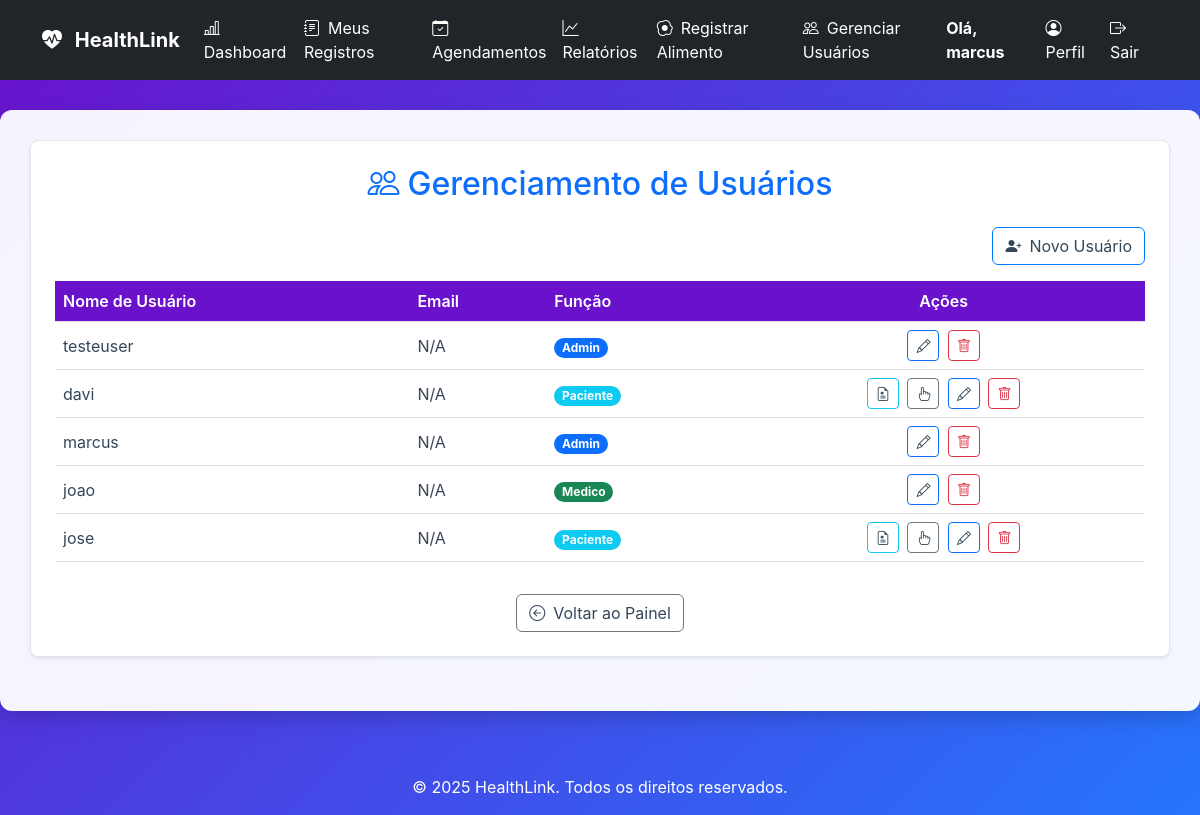
Page /gerenciar_usuarios (signed in) on the committed database.
### tables this page shows
CREATE TABLE users (
                    id INTEGER PRIMARY KEY,
                    username TEXT UNIQUE NOT NULL,
                    password_hash TEXT NOT NULL,
                    role TEXT NOT NULL DEFAULT 'paciente',
                    email TEXT,
                    nome TEXT,
                    razao_ic REAL,
                    fator_sensibilidade REAL,
                    data_nascimento TEXT,
                    sexo TEXT
                , nome_completo TEXT, telefone TEXT, medico_id INTEGER, meta_glicemia INTEGER, documento TEXT, crm TEXT, especialidade TEXT, cns TEXT);

### app.py (the view)
@app.route('/gerenciar_usuarios')
@login_required
def gerenciar_usuarios():
    if not (current_user.is_admin or current_user.role == 'secretario'):
        flash('Acesso não autorizado.', 'danger')
        return redirect(url_for('dashboard'))
    usuarios = db_manager.carregar_todos_os_usuarios()
    return render_template('gerenciar_usuarios.html', usuarios=usuarios)

### app.py (called while the page is built)
@login_manager.user_loader
def load_user(user_id):
    if db_manager:
        user_data = db_manager.carregar_usuario_por_id(int(user_id))
        if user_data:
            return User(
                id=user_data.get('id'),
                username=user_data.get('username'),
                password_hash=user_data.get('password_hash'),
                role=user_data.get('role', 'user').lower(),
                email=user_data.get('email'),
                razao_ic=user_data.get('razao_ic', 1.0),
                fator_sensibilidade=user_data.get('fator_sensibilidade', 1.0),
                data_nascimento=user_data.get('data_nascimento'),
                sexo=user_data.get('sexo')
            )
    return None

@app.context_processor
def inject_now():
    return {'now': datetime.now}

    @property
    def is_admin(self):
        return self.role == 'admin'

    @property
    def is_paciente(self):
        return self.role == 'paciente' or self.role == 'user' # Mantendo 'user' por compatibilidade

### database_manager.py (called while the page is built)
    def get_db_connection(self):
        conn = sqlite3.connect(self.db_path)
        conn.row_factory = sqlite3.Row
        return conn

    def carregar_usuario_por_id(self, user_id):
        conn = self.get_db_connection()
        user_data = conn.execute(
            "SELECT id, username, role, email, nome_completo, razao_ic, fator_sensibilidade, data_nascimento, sexo, telefone, medico_id FROM users WHERE id = ?",
            (user_id,)
        ).fetchone()
        conn.close()
        return dict(user_data) if user_data else None

    def carregar_todos_os_usuarios(self, perfil=None):
        conn = self.get_db_connection()
        cursor = conn.cursor()
        query = "SELECT id, username, role FROM users"
        params = ()
        if perfil:
            query += " WHERE role = ?" # Corrigi para 'role' ao invés de 'perfil'
            params = (perfil,)
        cursor.execute(query, params)
        usuarios = cursor.fetchall()
        conn.close()
        return [{'id': row['id'], 'username': row['username'], 'role': row['role']} for row in usuarios]

### templates/gerenciar_usuarios.html (shortened to what this page needs)
{% extends 'base.html' %}
{% block content %}
<div class="card p-4 shadow-sm mb-4">
    <h2 class="mb-4 text-center text-primary">
        <i class="bi bi-people me-2"></i>Gerenciamento de Usuários
    </h2>
    <div class="d-flex justify-content-end mb-3">
        <a href="{{ url_for('cadastro') }}" class="btn btn-primary">
            <i class="bi bi-person-plus-fill me-2"></i>Novo Usuário
        </a>
    </div>
    <div class="table-responsive">
        <table class="table table-hover align-middle">
            <thead>
                <tr>
                    <th>Nome de Usuário</th>
                    <th>Email</th>
                    <th>Função</th>
                    <th class="text-center">Ações</th>
                </tr>
            </thead>
            <tbody>
                {% for usuario in usuarios %}
                <tr>
                    <td>{{ usuario['username'] }}</td>
                    <td>{{ usuario.get('email', 'N/A') }}</td>
                    <td>
                        {% set role = usuario.get('role', 'padrão') %}
                        <span class="badge rounded-pill bg-{{
                            'success' if role == 'medico' else
                            'primary' if role == 'admin' else
                            'info' if role == 'paciente' or role == 'user' else
                            'warning text-dark' if role == 'cuidador' else
                            'secondary'
                        }}">
                            {{ role|capitalize }}
                        </span>
                    </td>
                    <td class="text-center actions-column">
                        {% if usuario.get('role') == 'user' or usuario.get('role') == 'paciente' %}
                        <a href="{{ url_for('ficha_acompanhamento', paciente_id=usuario['id']) }}"
                            class="btn btn-sm btn-outline-info me-1" title="Ficha Clínica">
                            <i class="bi bi-file-earmark-medical"></i>
                        </a>
                        <a href="{{ url_for('vincular_cuidador', username=usuario['username']) }}"
                            class="btn btn-sm btn-outline-secondary me-1" title="Vincular Cuidador">
                            <i class="bi bi-hand-index"></i>
                        </a>
                        {% endif %}
                        <a href="{{ url_for('editar_usuario', username=usuario['username']) }}"
                            class="btn btn-sm btn-outline-primary me-1" title="Editar Usuário">
                            <i class="bi bi-pencil"></i>
                        </a>
                        <form method="POST" action="{{ url_for('excluir_usuario', username=usuario['username']) }}"
                            style="display:inline;">
                            <button type="submit" class="btn btn-sm btn-outline-danger" title="Excluir Usuário"
                                onclick="return confirm('Tem certeza que deseja excluir o usuário {{ usuario.username }}?');">
                                <i class="bi bi-trash"></i>
                            </button>
                        </form>
                    </td>
                </tr>
                {% else %}
                <tr>
                    <td colspan="4" class="text-center py-4">Nenhum usuário cadastrado.</td>
                </tr>
                {% endfor %}
            </tbody>
        </table>
    </div>
    <div class="text-center">
        <a href="{{ url_for('dashboard_gestao') }}" class="btn btn-secondary mt-3">
            <i class="bi bi-arrow-left-circle me-2"></i>Voltar ao Painel
        </a>
    </div>
</div>
{% endblock %}

### templates/base.html (shortened to what this page needs)
<!DOCTYPE html>
<html lang="pt-br">
<head>
    <link href="https://cdn.jsdelivr.net/npm/bootstrap@5.3.0/dist/css/bootstrap.min.css" rel="stylesheet">
    <link href="https://cdn.jsdelivr.net/npm/bootstrap-icons/font/bootstrap-icons.css" rel="stylesheet">
    <link rel="stylesheet" href="{{ url_for('static', filename='css/style.css') }}">
</head>
<body>
    <nav class="navbar navbar-expand-lg navbar-dark bg-dark">
        <div class="container">
            <a class="navbar-brand fw-bold" href="{{ url_for('index') }}">
                <i class="bi bi-heart-pulse-fill me-2"></i> HealthLink
            </a>
            <div class="collapse navbar-collapse" id="navbarNav">
                <ul class="navbar-nav me-auto">
                    {% if current_user.is_authenticated %}
                    <li class="nav-item">
                        <a class="nav-link" href="{{ url_for('dashboard_gestao') }}">
                            <i class="bi bi-bar-chart-line me-2"></i>Dashboard
                        </a>
                    </li>
                    <li class="nav-item">
                        <a class="nav-link" href="{{ url_for('registros') }}">
                            <i class="bi bi-journal-text me-2"></i>Meus Registros
                        </a>
                    </li>
                    {% if current_user.role in ['medico', 'secretario', 'admin'] %}
                    <li class="nav-item">
                        <a class="nav-link" href="{{ url_for('gerenciar_agendamentos') }}">
                            <i class="bi bi-calendar-check me-2"></i>Agendamentos
                        </a>
                    </li>
                    <li class="nav-item">
                        <a class="nav-link" href="{{ url_for('relatorios.relatorios') }}">
                            <i class="bi bi-graph-up me-2"></i>Relatórios
                        </a>
                    </li>
                    {% endif %}
                    {% if current_user.role in ['secretario', 'admin'] %}
                    <li class="nav-item">
                        <a class="nav-link" href="{{ url_for('registrar_alimento_redirect') }}">
                            <i class="bi bi-egg-fried me-2"></i>Registrar Alimento
                        </a>
                    </li>
                    <li class="nav-item">
                        <a class="nav-link" href="{{ url_for('gerenciar_usuarios') }}">
                            <i class="bi bi-people me-2"></i>Gerenciar Usuários
                        </a>
                    </li>
                    {% endif %}
                    {% endif %}
                </ul>
                <ul class="navbar-nav">
                    {% if current_user.is_authenticated %}
                    <li class="nav-item me-3 d-flex align-items-center">
                        <span class="navbar-text text-white fw-bold">
                            Olá, {{ current_user.username or current_user.nome_completo }}
                        </span>
                    </li>
                    <li class="nav-item">
                        <a class="nav-link" href="{{ url_for('perfil_paciente', paciente_id=current_user.id) }}">
                            <i class="bi bi-person-circle me-2"></i>Perfil
                        </a>
                    </li>
                    <li class="nav-item">
                        <a class="nav-link text-danger" href="{{ url_for('logout') }}">
                            <i class="bi bi-box-arrow-right me-2"></i>Sair
                        </a>
                    </li>
                    {% endif %}
                </ul>
            </div>
        </div>
    </nav>
    <main id="main-content">
        <div class="container">
            {% block content %}
            {% endblock %}
        </div>
    </main>
    <footer class="text-white text-center py-3 mt-5">
        &copy; {{ now().year }} HealthLink. Todos os direitos reservados.
    </footer>
</body>
</html>

### static/css/style.css (style rules this page uses)
:root { --primary-color: #007bff; --accent-color: #6a11cb; --text-dark: #344759; --text-light: white; --gradient-bg: linear-gradient(135deg, #6a11cb 0%, #2575fc 100%); --success-color: #28a745; --danger-color: #dc3545; --info-color: #17a2b8; --shadow-sm: 0 2px 4px rgba(0, 0, 0, 0.1); --shadow-lg: 0 8px 20px rgba(0, 0, 0, 0.15); }
body, html { margin: 0; padding: 0; height: 100%; font-family: -apple-system, BlinkMacSystemFont, "Segoe UI", Roboto, "Helvetica Neue", Arial, sans-serif; color: var(--text-dark); }
#app-wrapper, body { background: var(--gradient-bg); min-height: 100vh; }
#main-content .container { background-color: rgba(255, 255, 255, 0.95); padding: 30px; border-radius: 12px; box-shadow: var(--shadow-lg); max-width: 1200px; width: 100%; margin-top: 30px; }
.navbar-nav .nav-link, .navbar-brand { color: var(--text-light) !important; }
h1, h2, h3 { color: var(--accent-color); margin-top: 0; margin-bottom: 20px; }
.card { background-color: white; border: 1px solid #e0e6ed; border-radius: 8px; box-shadow: var(--shadow-sm); padding: 20px; margin-bottom: 20px; }
.btn-primary { background-color: var(--primary-color); border-color: var(--primary-color); color: white; }
.table th { background-color: var(--accent-color); color: white; font-weight: bold; }
.table td { color: var(--text-dark); }
.card a, .card h6, .card p { color: var(--text-dark) !important; background: transparent !important; }
.table thead { background-color: #5d2590; }
.table th { color: white; font-weight: 600; }

### rows in the picture
users: username "marcus", get "N/A", role "Admin"
users: username "testeuser", get "N/A", role "Admin"
users: username "davi", get "N/A", role "Paciente"
users: username "joao", get "N/A", role "Medico"
users: username "jose", get "N/A", role "Paciente"
